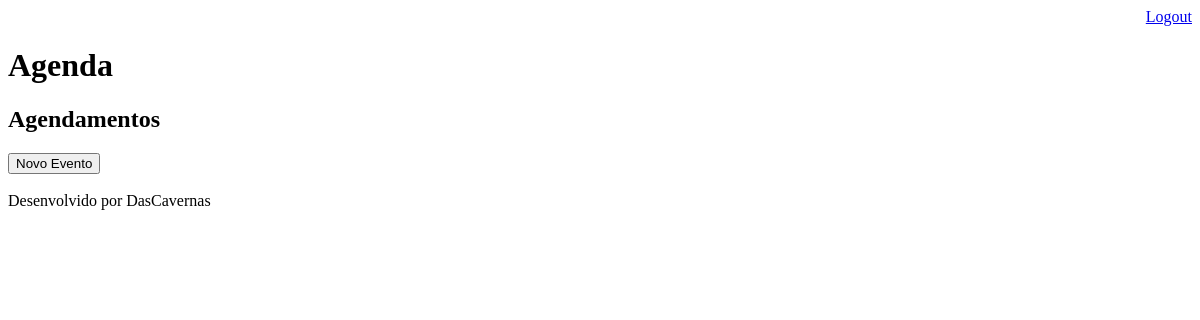
The app's page /agenda/ (signed in), older data.
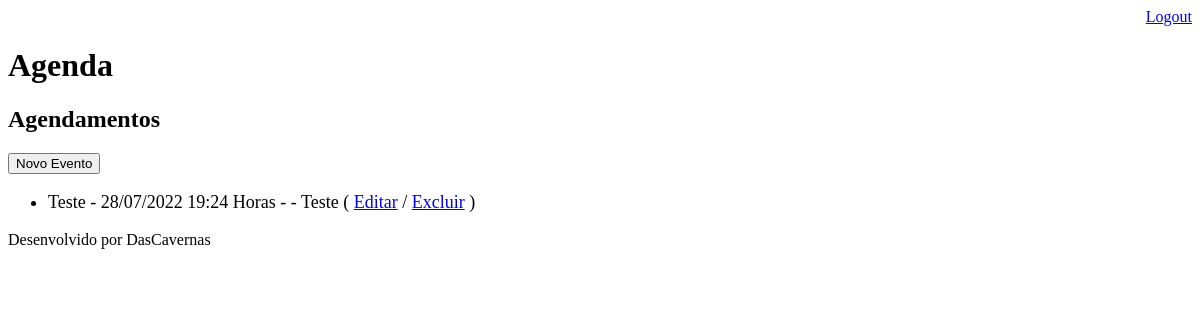
The same page, newer data.
### core/models.py (models this page shows, shortened)
class Evento(models.Model):
    titulo = models.CharField(max_length=100)
    local = models.CharField(null=True, max_length=50)
    descricao = models.TextField(blank=True, null=True)
    date_evento = models.DateTimeField(verbose_name='Data do evento')
    data_criacao = models.DateTimeField(auto_now=True)
    usuario = models.ForeignKey(User, on_delete=models.CASCADE)
    class Meta:
        db_table = 'evento'
    def get_data_evento(self):
        return self.date_evento.strftime('%d/%m/%Y %H:%M Horas')
    def get_evento_atrasado(self):
        if self.date_evento < datetime.now():
            return True
        else:
            return False

### core/views.py (the view)
# urls.py: path('agenda/', views.lista_eventos),
@login_required(login_url='/login/')
def lista_eventos(request):
    usuario = request.user
    data_atual = datetime.now() - timedelta(hours=1)
    evento = Evento.objects.filter(usuario=usuario, date_evento__gt=data_atual)
    dados = {'eventos':evento}
    return render(request, 'agenda.html', dados)

### templates/agenda.html (shortened to what this page needs)
{% extends "model-page.html" %}
{% block content %}
    <h2>Agendamentos</h2>
    <a href="evento/">
        <button type="button">Novo Evento</button>
    </a>
    <ul style="font-size: 18px">
    {% for evento in eventos %}
        <li>
            <div style=>
                {{ evento.titulo }} - {{ evento.get_data_evento }} - {{ evento.local }} - {{ evento.descricao }}
                ( <a href="evento/?id={{ evento.id }}"> Editar</a>
                / <a href="evento/delete/{{ evento.id }}" >Excluir</a> )
            </div>
        </li>
        {% endfor %}
    </ul>
{% endblock %}

Row changes from the older to the newer data that the page shows:
added Evento: titulo "Teste", get_data_evento "28/07/2022 19:24 Horas", descricao "Teste"
